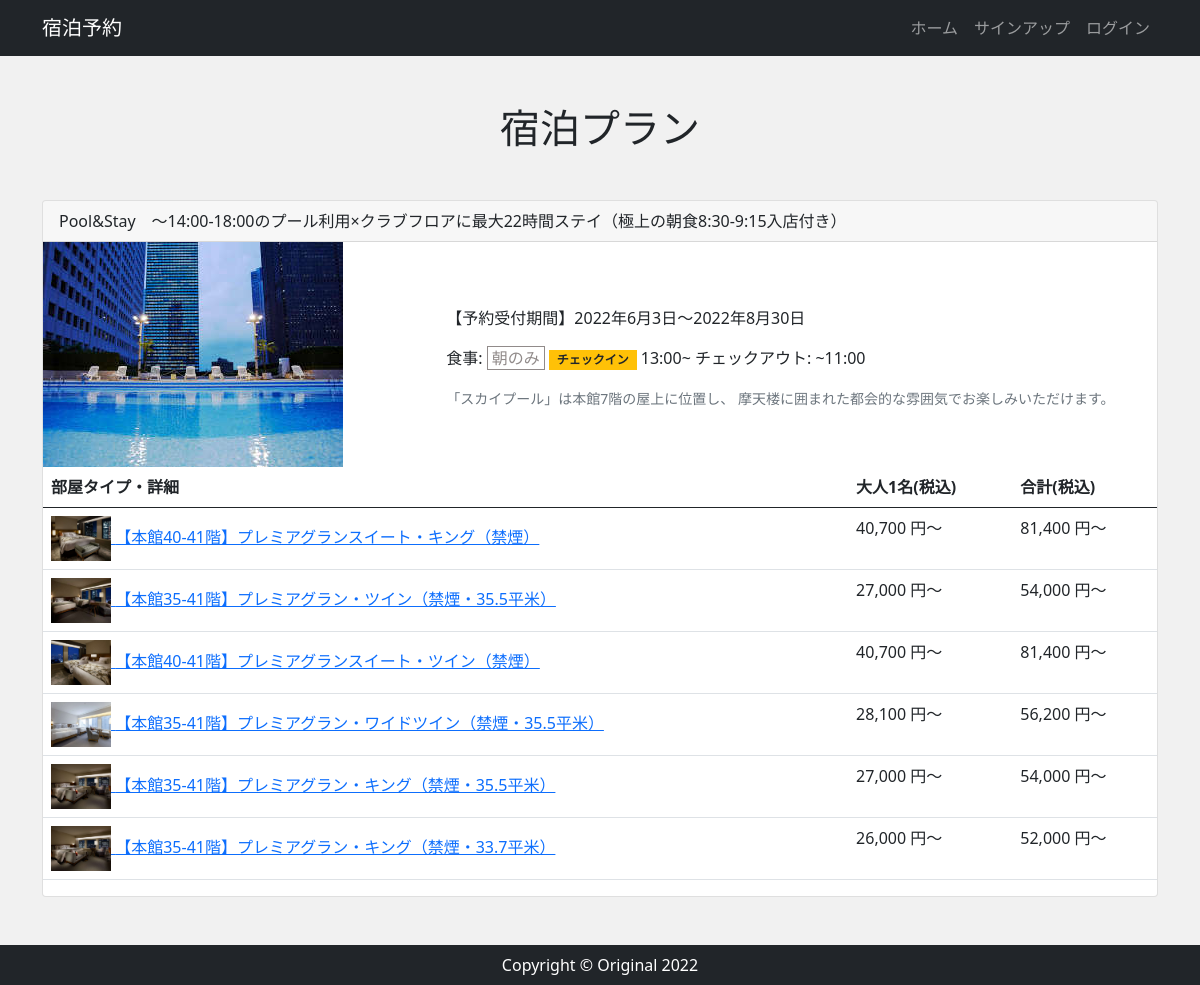
The app's page /hotel/1/plan/ with its own data.
### app/models.py (models this page shows, shortened)
class BookingPlan(models.Model):
    MEAL_CHOICES = [(1,'食事なし'), (2,'朝のみ'), (3,'朝・夕')]
    hotel = models.ForeignKey(Hotel, on_delete=models.CASCADE, default=None, null=True)
    planname = models.CharField('プラン名', max_length=100)
    meal = models.IntegerField(verbose_name='食事', choices=MEAL_CHOICES, default=1)
    checkin = models.TimeField(verbose_name='チェックイン', default='15:00')
    checkout = models.TimeField(verbose_name='チェックアウト', default='11:00')
    short_description = models.TextField('プラン概要', default='')
    description = models.TextField('プラン説明', default='')
    roomcharge = models.IntegerField(verbose_name='大人1名(税込)')
    total_amount = models.IntegerField(verbose_name='合計(税込)', default=None, null=True)
    start_reception = models.DateField(verbose_name='受付開始日')
    end_reception = models.DateField(verbose_name='受付終了日')
    image = models.ImageField(upload_to='images', verbose_name='プランイメージ画像', null=True, blank=True)
    room = models.ManyToManyField(Room, blank=True)

class Room(models.Model):
    ROOMTYPE_CHOICES = [(1,'シングル'), (2,'ツイン'), (3,'ダブル'), (4,'キング')]
    hotel = models.ForeignKey(Hotel, verbose_name='宿泊施設名称',on_delete=models.CASCADE)
    roomtype = models.IntegerField(verbose_name='部屋のタイプ', choices=ROOMTYPE_CHOICES)
    image = models.ImageField(upload_to='images', verbose_name='部屋イメージ画像', null=True, blank=True)
    name = models.CharField('部屋名',max_length=100)
    number_of_guest = models.IntegerField(verbose_name='宿泊人数')
    roomcharge = models.IntegerField(verbose_name='大人1名(税込)')
    total_amount = models.IntegerField(verbose_name='合計(税込)', default=None, null=True)
    no_smoking = models.BooleanField(verbose_name='禁煙ルーム',default=True)
    outdoor_bath = models.BooleanField(verbose_name='露天風呂',default=True)

### app/views.py (the view)
# urls.py: path('hotel/<int:pk>/plan/', views.PlanView.as_view(), name='plan'),
class PlanView(ListView):
    template_name = 'app/plan.html'
    def get_queryset(self):
        return BookingPlan.objects.filter(hotel__pk=self.kwargs['pk'])

### app/templates/app/plan.html (shortened to what this page needs)
{% extends 'app/base.html' %}
{% load humanize %}
{% block content %}
<div class="my-5">
    <div class="mb-5 text-center">
        <h1>宿泊プラン</h1>
    </div>
    <div>
        {% for plan in object_list %}
        <div class="card mb-3">
            <div class="card-header">{{ plan.planname }}</div>
            <div class="row g-0">
              <div class="col-md-4">
                <img src="{{ plan.image.url }}" alt="...">
              </div>
              <div class="col-md-8">
                <div class="card-body">
                  <p class="card-text">【予約受付期間】{{ plan.start_reception }}〜{{ plan.end_reception }}</p>
                  <p class="card-text">食事: <span class="p-mealType__value">{{ plan.get_meal_display }}</span>  <span class="badge bg-warning text-dark" style="border-radius:unset;">チェックイン</span> {{ plan.checkin }}~  チェックアウト: ~{{ plan.checkout }}</p>
                  <p class="card-text"><small class="text-muted">{{ plan.short_description }}</small></p>
                </div>
              </div>
            </div>
            <table class="table">
                <thead>
                    <tr>
                        <th>部屋タイプ・詳細</th>
                        <th>大人1名(税込)</th>
                        <th>合計(税込)</th>
                    </tr>
                </thead>
                <tbody>
                    {% for room in plan.room.all %}
                    <tr>
                        <td>
                            <a href="{% url 'calendar' plan.pk %}">
                                <img src="{{ room.image.url }}" style="width:60px;">
                                {{ room.name }}
                            </a>
                        </td>
                        <td>
                            {{ room.roomcharge|intcomma }} 円～
                        </td>
                        <td>
                            {{ room.total_amount|intcomma }} 円～
                        </td>
                    </tr>
                    {% endfor %}
                </tbody>
            </table>
          </div>
        {% endfor %}
    </div>
</div>
{% endblock %}

### app/static/css/style.css (style rules this page uses)
* { margin: 0; padding: 0; box-sizing: border-box; }
body { background: #F1F1F1; display: flex; flex-flow: column; min-height: 100vh; }
.card-body { padding: 2rem; }
.p-mealType__value { border: 1px solid #918b8a; color:#918b8a; padding:0 4px; }

### records on screen
BookingPlan: planname "Pool&Stay ～14:00-18:00のプール利用×クラブフロアに最大22時間ステイ（極上の朝食8:30-9:15入店付き）", image (picture), start_reception "2022年6月3日", end_reception "2022年8月30日", meal "朝のみ", checkin "13:00", checkout "11:00", short_description "「スカイプール」は本館7階の屋上に位置し、 摩天楼に囲まれた都会的な雰囲気でお楽しみいただけます。"
Room: image (picture), name "【本館40-41階】プレミアグランスイート・キング（禁煙）", roomcharge "40,700", total_amount "81,400"
Room: image (picture), name "【本館35-41階】プレミアグラン・ツイン（禁煙・35.5平米）", roomcharge "27,000", total_amount "54,000"
Room: image (picture), name "【本館40-41階】プレミアグランスイート・ツイン（禁煙）", roomcharge "40,700", total_amount "81,400"
Room: image (picture), name "【本館35-41階】プレミアグラン・ワイドツイン（禁煙・35.5平米）", roomcharge "28,100", total_amount "56,200"
Room: image (picture), name "【本館35-41階】プレミアグラン・キング（禁煙・35.5平米）", roomcharge "27,000", total_amount "54,000"
Room: image (picture), name "【本館35-41階】プレミアグラン・キング（禁煙・33.7平米）", roomcharge "26,000", total_amount "52,000"
